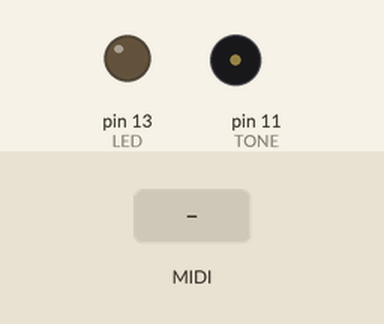
Simulated run of this sketch. Board: Arduino Uno, built with avr-gcc and run on an emulated ATmega328P. Shown: output pins drawn as LEDs (lit = HIGH), buzzer (waves = sounding). The inputs (shaded band) are chosen by the test bench. MIDI output is not drawn.

Above: at 1.2 s.
1.3 s: MIDI note 36 received
Timing chart, 0 to 4.3 s (numbered marks = the images above; inputs shaded):
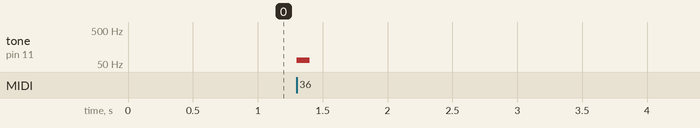

Measured:
- after the input at 1.3 s, tone on pin 11 (TONE): silent → 65 Hz at once, → silent 0.10 s later

The sketch:

MIDI_Keyboard.ino
```cpp
#include </home/balin/sketchbook/libraries/MIDI/src/MIDI.h>

MIDI_CREATE_DEFAULT_INSTANCE();

#define TONE 11
#define LED 13                   // LED pin on Arduino Uno


double freq_from_midi(int midinote){
  int normalized_note;
  normalized_note = midinote-57;
  double twel=pow(2,float(1)/float(12));

  double freq = pow(twel,float(normalized_note))*220;
  return freq;

}

void SynthNote (int midinote){
  double freq;
  freq=freq_from_midi(midinote);
  tone(TONE,freq ,100);
}


void SynthOff(int midinote){
 // noTone(TONE);
}


void setup()
{
    pinMode(LED, OUTPUT);
    pinMode(TONE, OUTPUT);

    MIDI.begin();           // Launch MIDI, by default listening to channel 1.
}

void loop()
{
    if (MIDI.read())                // Is there a MIDI message incoming ?
    {
        switch(MIDI.getType())      // Get the type of the message we caught
        {
            case midi::NoteOn:       // If it is a Program Change,
                SynthNote(MIDI.getData1());  // blink the LED a number of times
                                            // correponding to the program number
                                            // (0 to 127, it can last a while..)
                break;
            case midi::NoteOff:
                SynthOff(MIDI.getData1());
                break;
            // See the online reference for other message types
            default:
                break;
        }
    }
}
```
